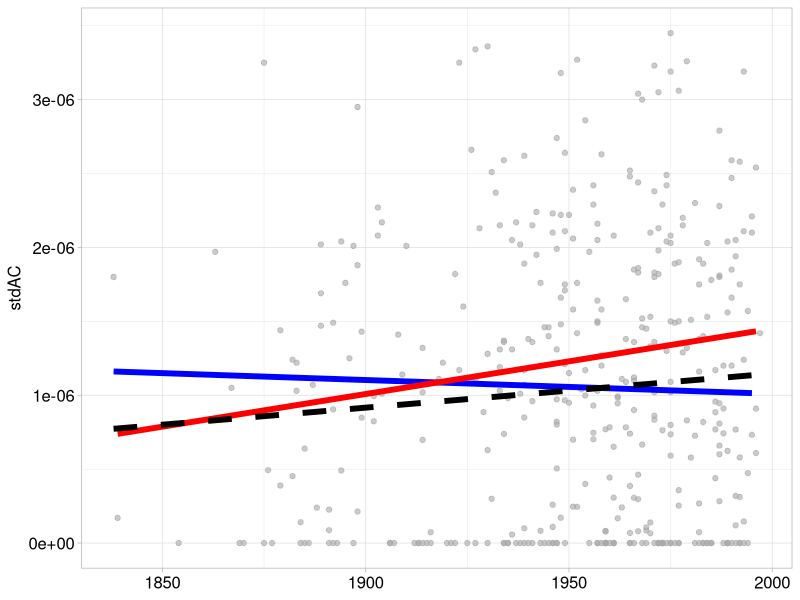
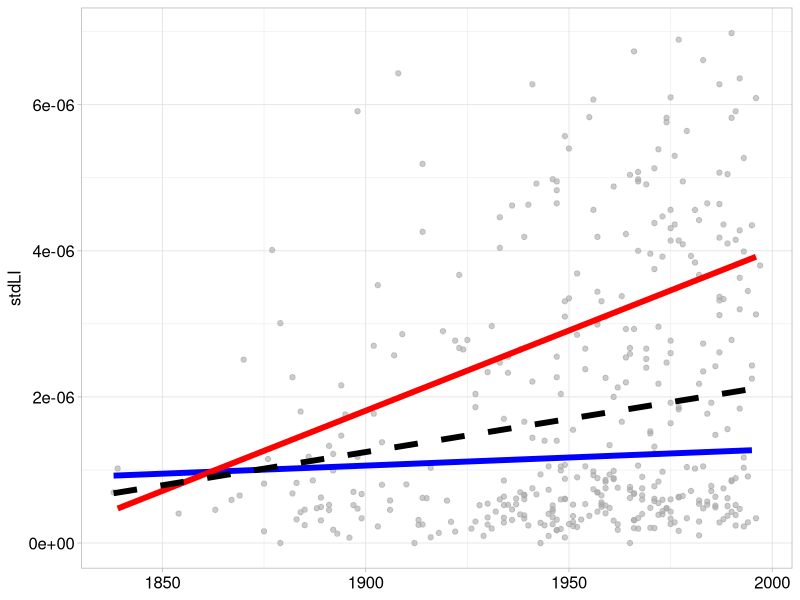

These figures' R source, in order: (Note: this script raises an error after producing the figures.)
##########################
#Figure 5: Selection Graphic
############################

####################
#AC LI Plotting ####
####################

library(ggplot2)

op <- read.csv("Data/herbarium/Input/herbarium_structure_dataframe_1192026.csv",header=TRUE)
op <- op[op$Year <= 1997, ]

op_N <- op[op$Region=="North",]

ac_model <- lm(stdAC ~ Year, data = op_N)
summary(ac_model)
# Create a new data frame for predictions
prediction_data_N <- data.frame(
  Year = seq(min(op_N$Year, na.rm = TRUE), max(op_N$Year, na.rm = TRUE), length.out = 100)
)

prediction_data_N$Predicted_stdAC <- predict(ac_model, newdata = prediction_data_N)

op_S <- op[op$Region=="South",]

ac_model <- lm(stdAC ~ Year, data = op_S)
summary(ac_model)
# Create a new data frame for predictions
prediction_data_S <- data.frame(
  Year = seq(min(op_S$Year, na.rm = TRUE), max(op_S$Year, na.rm = TRUE), length.out = 100)
)
# Generate predictions
prediction_data_S$Predicted_stdAC <- predict(ac_model, newdata = prediction_data_S)

ac_model <- lm(stdAC ~ Year * lat, data = op)
# Create a new data frame for predictions
summary(ac_model)
prediction_data <- data.frame(
  Year = seq(min(op$Year, na.rm = TRUE), max(op$Year, na.rm = TRUE), length.out = 100),
  lat = mean(op$lat, na.rm = TRUE)  # Use the mean lat or adjust as needed
)

prediction_data$Predicted_stdAC <- predict(ac_model, newdata = prediction_data)

plot_NS_AC <- ggplot(data = op[op$Year <= 1997, ], aes(x = Year, y = stdAC)) +
    geom_point(data = op, aes(x = Year, y = stdAC), alpha = 0.6, color = "darkgrey") + # Original data points
    geom_line(data = prediction_data_N, aes(x = Year, y = Predicted_stdAC), color = "blue", size = 2) +
    geom_line(data = prediction_data_S, aes(x = Year, y = Predicted_stdAC), color = "red", size = 2) +
    geom_line(data=prediction_data, aes( x= Year, y =Predicted_stdAC),color="black",size=2,linetype="dashed")+ # Predicted lines
    theme_light() + theme(plot.title = element_text(hjust = 0.5),axis.title.x=element_blank(), axis.text=element_text(size=12,color="black"),axis.title.y=element_text(size=12,color="black"))

# Fit the linear regression model
li_model <- lm(stdLI ~ Year * lat, data = op)

# Summary of the model
summary(li_model)

# Create a new data frame for predictions
prediction_data <- data.frame(
    Year = seq(min(op$Year, na.rm = TRUE), max(op$Year, na.rm = TRUE), length.out = 100),
    lat = mean(op$lat, na.rm = TRUE)  # Use the mean lat or adjust as needed
)

# Generate predicted values
prediction_data$Predicted_stdLI <- predict(li_model, newdata = prediction_data)


op_N <- op[op$Region=="North",]
# Create a new data frame for predictions

li_model <- lm(stdLI ~ Year, data = op_N)
summary(li_model)
prediction_data_N <- data.frame(
  Year = seq(min(op_N$Year, na.rm = TRUE), max(op_N$Year, na.rm = TRUE), length.out = 100)
)

prediction_data_N$Predicted_stdLI <- predict(li_model, newdata = prediction_data_N)

op_S <- op[op$Region=="South",]

li_model <- lm(stdLI ~ Year, data = op_S)
summary(li_model)
# Create a new data frame for predictions
prediction_data_S <- data.frame(
  Year = seq(min(op_S$Year, na.rm = TRUE), max(op_S$Year, na.rm = TRUE), length.out = 100)
)
# Generate predictions
prediction_data_S$Predicted_stdLI <- predict(li_model, newdata = prediction_data_S)

plot_NS_LI <- ggplot(data = op[op$Year <= 1997, ], aes(x = Year, y = stdLI)) +
    geom_point(data = op, aes(x = Year, y = stdLI), alpha = 0.6, color = "darkgrey") + # Original data points
    geom_line(data = prediction_data_N, aes(x = Year, y = Predicted_stdLI), color = "blue", size = 2) +
    geom_line(data = prediction_data_S, aes(x = Year, y = Predicted_stdLI), color = "red", size = 2) + 
    geom_line(data=prediction_data, aes( x= Year, y =Predicted_stdLI),color="black",size=2,linetype="dashed")+# Predicted lines
    theme_light() + theme(plot.title = element_text(hjust = 0.5),axis.title.x=element_blank(), axis.title.y=element_text(size=12,color="black"),axis.text=element_text(size=12,color="black"))


##########################
#Figure 5: Selection Graphic
############################

####################
#AC LI Plotting ####
####################


final_figure <- ggarrange(plot_NS_AC,plot_NS_LI,ncol=2,nrow=1,labels=c("A","B"))

ggsave("Figure5.pdf", plot = final_figure, width = 8, height = 4, units = "in")

op <- op[,c("stdAC","stdLI","Year","Region","Samp","lat","lon")]

library(dplyr)
library(broom)

# Initialize list to store model results
model_results <- list()

# ========== AC MODELS ==========

# Model 1: AC ~ Year (North)
op_N <- op[op$Region == "North", ]
ac_model_N <- lm(stdAC ~ Year, data = op_N)

model_results[["AC_North_Year"]] <- tidy(ac_model_N) %>%
  mutate(Model = "AC_North", 
         Response = "stdAC",
         Predictors = "Year",
         Region = "North")

# Model 2: AC ~ Year (South)
op_S <- op[op$Region == "South", ]
ac_model_S <- lm(stdAC ~ Year, data = op_S)

model_results[["AC_South_Year"]] <- tidy(ac_model_S) %>%
  mutate(Model = "AC_South", 
         Response = "stdAC",
         Predictors = "Year",
         Region = "South")

# Model 3: AC ~ Year * lat (All)
ac_model_all <- lm(stdAC ~ Year * lat, data = op)

model_results[["AC_All_Year_lat"]] <- tidy(ac_model_all) %>%
  mutate(Model = "AC_All", 
         Response = "stdAC",
         Predictors = "Year * lat",
         Region = "All")

# ========== LI MODELS ==========

# Model 4: LI ~ Year * lat (All)
li_model_all <- lm(stdLI ~ Year * lat, data = op)

model_results[["LI_All_Year_lat"]] <- tidy(li_model_all) %>%
  mutate(Model = "LI_All", 
         Response = "stdLI",
         Predictors = "Year * lat",
         Region = "All")

# Model 5: LI ~ Year (North)
li_model_N <- lm(stdLI ~ Year, data = op_N)

model_results[["LI_North_Year"]] <- tidy(li_model_N) %>%
  mutate(Model = "LI_North", 
         Response = "stdLI",
         Predictors = "Year",
         Region = "North")

# Model 6: LI ~ Year (South)
li_model_S <- lm(stdLI ~ Year, data = op_S)

model_results[["LI_South_Year"]] <- tidy(li_model_S) %>%
  mutate(Model = "LI_South", 
         Response = "stdLI",
         Predictors = "Year",
         Region = "South")

# ========== COMBINE ALL MODEL RESULTS ==========
all_model_results <- bind_rows(model_results)

# Reorder columns for clarity
all_model_results <- all_model_results %>%
  dplyr::select(Model, Response, Region, Predictors, term, estimate, std.error, statistic, p.value)

# ========== EXTRACT MODEL FIT STATISTICS ==========
model_fit <- data.frame(
  Model = c("AC_North_Year", "AC_South_Year", "AC_All_Year_lat", 
            "LI_All_Year_lat", "LI_North_Year", "LI_South_Year"),
  Response = c("stdAC", "stdAC", "stdAC", "stdLI", "stdLI", "stdLI"),
  Region = c("North", "South", "All", "All", "North", "South"),
  Predictors = c("Year", "Year", "Year * lat", "Year * lat", "Year", "Year"),
  R_squared = c(summary(ac_model_N)$r.squared, 
                summary(ac_model_S)$r.squared,
                summary(ac_model_all)$r.squared,
                summary(li_model_all)$r.squared,
                summary(li_model_N)$r.squared,
                summary(li_model_S)$r.squared),
  Adj_R_squared = c(summary(ac_model_N)$adj.r.squared,
                    summary(ac_model_S)$adj.r.squared,
                    summary(ac_model_all)$adj.r.squared,
                    summary(li_model_all)$adj.r.squared,
                    summary(li_model_N)$adj.r.squared,
                    summary(li_model_S)$adj.r.squared),
  F_statistic = c(summary(ac_model_N)$fstatistic[1],
                  summary(ac_model_S)$fstatistic[1],
                  summary(ac_model_all)$fstatistic[1],
                  summary(li_model_all)$fstatistic[1],
                  summary(li_model_N)$fstatistic[1],
                  summary(li_model_S)$fstatistic[1]),
  DF_Residual = c(ac_model_N$df.residual, ac_model_S$df.residual, ac_model_all$df.residual,
                  li_model_all$df.residual, li_model_N$df.residual, li_model_S$df.residual),
  N_obs = c(nobs(ac_model_N), nobs(ac_model_S), nobs(ac_model_all),
            nobs(li_model_all), nobs(li_model_N), nobs(li_model_S))
)

# ========== VIEW RESULTS ==========
print("Model Coefficients:")
print(all_model_results)
